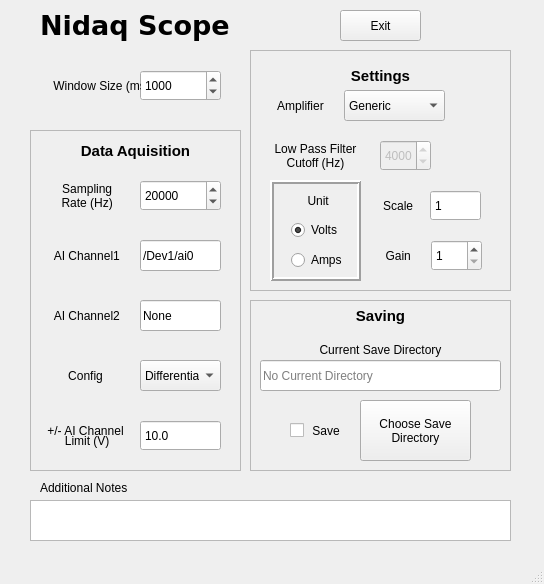
<?xml version="1.0" encoding="UTF-8"?>
<ui version="4.0">
 <class>MainWindow</class>
 <widget class="QMainWindow" name="MainWindow">
  <property name="enabled">
   <bool>true</bool>
  </property>
  <property name="geometry">
   <rect>
    <x>0</x>
    <y>0</y>
    <width>544</width>
    <height>584</height>
   </rect>
  </property>
  <property name="maximumSize">
   <size>
    <width>544</width>
    <height>587</height>
   </size>
  </property>
  <property name="windowTitle">
   <string>MainWindow</string>
  </property>
  <property name="layoutDirection">
   <enum>Qt::LeftToRight</enum>
  </property>
  <widget class="QWidget" name="centralwidget">
   <widget class="QSpinBox" name="rate_spinner">
    <property name="geometry">
     <rect>
      <x>140</x>
      <y>180</y>
      <width>81</width>
      <height>31</height>
     </rect>
    </property>
    <property name="toolTip">
     <string>Frequency of data aquisition</string>
    </property>
    <property name="minimum">
     <number>500</number>
    </property>
    <property name="maximum">
     <number>1000000</number>
    </property>
    <property name="singleStep">
     <number>1000</number>
    </property>
    <property name="value">
     <number>20000</number>
    </property>
   </widget>
   <widget class="QLabel" name="label">
    <property name="geometry">
     <rect>
      <x>30</x>
      <y>180</y>
      <width>111</width>
      <height>31</height>
     </rect>
    </property>
    <property name="toolTip">
     <string>Frequency of data aquisition</string>
    </property>
    <property name="text">
     <string> Sampling 
 Rate (Hz)</string>
    </property>
    <property name="alignment">
     <set>Qt::AlignCenter</set>
    </property>
   </widget>
   <widget class="QSpinBox" name="window_size_spinner">
    <property name="geometry">
     <rect>
      <x>140</x>
      <y>70</y>
      <width>81</width>
      <height>31</height>
     </rect>
    </property>
    <property name="toolTip">
     <string>Size of scanning oscilloscope</string>
    </property>
    <property name="alignment">
     <set>Qt::AlignLeading|Qt::AlignLeft|Qt::AlignVCenter</set>
    </property>
    <property name="specialValueText">
     <string/>
    </property>
    <property name="suffix">
     <string/>
    </property>
    <property name="minimum">
     <number>100</number>
    </property>
    <property name="maximum">
     <number>10000000</number>
    </property>
    <property name="singleStep">
     <number>100</number>
    </property>
    <property name="value">
     <number>1000</number>
    </property>
   </widget>
   <widget class="QLabel" name="label_2">
    <property name="geometry">
     <rect>
      <x>50</x>
      <y>70</y>
      <width>91</width>
      <height>31</height>
     </rect>
    </property>
    <property name="toolTip">
     <string>Size of scanning oscilloscope</string>
    </property>
    <property name="text">
     <string> Window Size (ms)</string>
    </property>
   </widget>
   <widget class="QLabel" name="label_3">
    <property name="geometry">
     <rect>
      <x>30</x>
      <y>240</y>
      <width>111</width>
      <height>31</height>
     </rect>
    </property>
    <property name="toolTip">
     <string>First analog input channel</string>
    </property>
    <property name="text">
     <string> AI Channel1</string>
    </property>
    <property name="alignment">
     <set>Qt::AlignCenter</set>
    </property>
   </widget>
   <widget class="QLabel" name="label_4">
    <property name="geometry">
     <rect>
      <x>260</x>
      <y>340</y>
      <width>241</width>
      <height>20</height>
     </rect>
    </property>
    <property name="layoutDirection">
     <enum>Qt::LeftToRight</enum>
    </property>
    <property name="text">
     <string>Current Save Directory</string>
    </property>
    <property name="textFormat">
     <enum>Qt::AutoText</enum>
    </property>
    <property name="alignment">
     <set>Qt::AlignCenter</set>
    </property>
   </widget>
   <widget class="QComboBox" name="config_combo">
    <property name="geometry">
     <rect>
      <x>140</x>
      <y>360</y>
      <width>81</width>
      <height>31</height>
     </rect>
    </property>
    <item>
     <property name="text">
      <string>Differential</string>
     </property>
    </item>
    <item>
     <property name="text">
      <string>NRSE</string>
     </property>
    </item>
    <item>
     <property name="text">
      <string>RSE</string>
     </property>
    </item>
   </widget>
   <widget class="QLabel" name="label_5">
    <property name="geometry">
     <rect>
      <x>30</x>
      <y>360</y>
      <width>111</width>
      <height>31</height>
     </rect>
    </property>
    <property name="text">
     <string>Config</string>
    </property>
    <property name="alignment">
     <set>Qt::AlignCenter</set>
    </property>
   </widget>
   <widget class="QFrame" name="frame">
    <property name="geometry">
     <rect>
      <x>270</x>
      <y>180</y>
      <width>91</width>
      <height>101</height>
     </rect>
    </property>
    <property name="autoFillBackground">
     <bool>true</bool>
    </property>
    <property name="frameShape">
     <enum>QFrame::Box</enum>
    </property>
    <property name="frameShadow">
     <enum>QFrame::Raised</enum>
    </property>
    <property name="lineWidth">
     <number>2</number>
    </property>
    <property name="midLineWidth">
     <number>0</number>
    </property>
    <widget class="QLabel" name="label_6">
     <property name="geometry">
      <rect>
       <x>6</x>
       <y>10</y>
       <width>81</width>
       <height>21</height>
      </rect>
     </property>
     <property name="text">
      <string> Unit</string>
     </property>
     <property name="alignment">
      <set>Qt::AlignCenter</set>
     </property>
    </widget>
    <widget class="QRadioButton" name="amps_radio">
     <property name="geometry">
      <rect>
       <x>21</x>
       <y>70</y>
       <width>61</width>
       <height>20</height>
      </rect>
     </property>
     <property name="text">
      <string>Amps</string>
     </property>
     <property name="checked">
      <bool>false</bool>
     </property>
     <property name="autoExclusive">
      <bool>true</bool>
     </property>
    </widget>
    <widget class="QRadioButton" name="volts_radio">
     <property name="geometry">
      <rect>
       <x>21</x>
       <y>40</y>
       <width>61</width>
       <height>20</height>
      </rect>
     </property>
     <property name="layoutDirection">
      <enum>Qt::LeftToRight</enum>
     </property>
     <property name="text">
      <string>Volts</string>
     </property>
     <property name="checked">
      <bool>true</bool>
     </property>
    </widget>
   </widget>
   <widget class="QLabel" name="label_8">
    <property name="geometry">
     <rect>
      <x>30</x>
      <y>420</y>
      <width>111</width>
      <height>21</height>
     </rect>
    </property>
    <property name="text">
     <string>+/- AI Channel</string>
    </property>
    <property name="alignment">
     <set>Qt::AlignCenter</set>
    </property>
   </widget>
   <widget class="QSpinBox" name="gain_spinner">
    <property name="geometry">
     <rect>
      <x>431</x>
      <y>240</y>
      <width>51</width>
      <height>31</height>
     </rect>
    </property>
    <property name="buttonSymbols">
     <enum>QAbstractSpinBox::UpDownArrows</enum>
    </property>
    <property name="minimum">
     <number>1</number>
    </property>
    <property name="maximum">
     <number>1000000</number>
    </property>
    <property name="value">
     <number>1</number>
    </property>
   </widget>
   <widget class="QTextEdit" name="notes_box">
    <property name="geometry">
     <rect>
      <x>30</x>
      <y>500</y>
      <width>481</width>
      <height>41</height>
     </rect>
    </property>
    <property name="placeholderText" stdset="0">
     <string/>
    </property>
   </widget>
   <widget class="QLabel" name="label_9">
    <property name="geometry">
     <rect>
      <x>366</x>
      <y>190</y>
      <width>61</width>
      <height>31</height>
     </rect>
    </property>
    <property name="text">
     <string> Scale</string>
    </property>
    <property name="textFormat">
     <enum>Qt::AutoText</enum>
    </property>
    <property name="alignment">
     <set>Qt::AlignCenter</set>
    </property>
   </widget>
   <widget class="QLabel" name="label_10">
    <property name="geometry">
     <rect>
      <x>366</x>
      <y>240</y>
      <width>61</width>
      <height>31</height>
     </rect>
    </property>
    <property name="text">
     <string> Gain</string>
    </property>
    <property name="alignment">
     <set>Qt::AlignCenter</set>
    </property>
   </widget>
   <widget class="QLabel" name="label_11">
    <property name="geometry">
     <rect>
      <x>40</x>
      <y>480</y>
      <width>101</width>
      <height>16</height>
     </rect>
    </property>
    <property name="text">
     <string>Additional Notes</string>
    </property>
   </widget>
   <widget class="QComboBox" name="amplifier_box">
    <property name="geometry">
     <rect>
      <x>344</x>
      <y>90</y>
      <width>101</width>
      <height>31</height>
     </rect>
    </property>
    <item>
     <property name="text">
      <string>Generic</string>
     </property>
    </item>
    <item>
     <property name="text">
      <string>MultiClamp700</string>
     </property>
    </item>
    <item>
     <property name="text">
      <string>Axopatch200</string>
     </property>
    </item>
   </widget>
   <widget class="QLabel" name="label_7">
    <property name="geometry">
     <rect>
      <x>40</x>
      <y>10</y>
      <width>371</width>
      <height>31</height>
     </rect>
    </property>
    <property name="font">
     <font>
      <family>Verdana</family>
      <pointsize>20</pointsize>
      <weight>75</weight>
      <bold>true</bold>
     </font>
    </property>
    <property name="text">
     <string>Nidaq Scope</string>
    </property>
   </widget>
   <widget class="QLabel" name="label_13">
    <property name="geometry">
     <rect>
      <x>260</x>
      <y>90</y>
      <width>81</width>
      <height>31</height>
     </rect>
    </property>
    <property name="text">
     <string>Amplifier</string>
    </property>
    <property name="alignment">
     <set>Qt::AlignCenter</set>
    </property>
   </widget>
   <widget class="QSpinBox" name="fc_box">
    <property name="enabled">
     <bool>false</bool>
    </property>
    <property name="geometry">
     <rect>
      <x>380</x>
      <y>140</y>
      <width>51</width>
      <height>31</height>
     </rect>
    </property>
    <property name="toolTip">
     <string>Low frequency cuttoff point</string>
    </property>
    <property name="maximum">
     <number>100000</number>
    </property>
    <property name="singleStep">
     <number>1000</number>
    </property>
    <property name="value">
     <number>4000</number>
    </property>
   </widget>
   <widget class="QLabel" name="label_14">
    <property name="enabled">
     <bool>true</bool>
    </property>
    <property name="geometry">
     <rect>
      <x>250</x>
      <y>140</y>
      <width>131</width>
      <height>31</height>
     </rect>
    </property>
    <property name="toolTip">
     <string>Low frequency cuttoff point</string>
    </property>
    <property name="text">
     <string>Low Pass Filter 
Cutoff (Hz)</string>
    </property>
    <property name="alignment">
     <set>Qt::AlignCenter</set>
    </property>
   </widget>
   <widget class="QLineEdit" name="current_directory">
    <property name="geometry">
     <rect>
      <x>260</x>
      <y>360</y>
      <width>241</width>
      <height>31</height>
     </rect>
    </property>
    <property name="readOnly">
     <bool>true</bool>
    </property>
    <property name="placeholderText">
     <string>No Current Directory</string>
    </property>
   </widget>
   <widget class="QLineEdit" name="ai_channel_box">
    <property name="geometry">
     <rect>
      <x>140</x>
      <y>240</y>
      <width>81</width>
      <height>31</height>
     </rect>
    </property>
    <property name="toolTip">
     <string>First analog input channel</string>
    </property>
    <property name="text">
     <string>/Dev1/ai0</string>
    </property>
   </widget>
   <widget class="QFrame" name="frame_3">
    <property name="geometry">
     <rect>
      <x>250</x>
      <y>50</y>
      <width>261</width>
      <height>241</height>
     </rect>
    </property>
    <property name="frameShape">
     <enum>QFrame::StyledPanel</enum>
    </property>
    <property name="frameShadow">
     <enum>QFrame::Sunken</enum>
    </property>
    <widget class="QLabel" name="label_19">
     <property name="geometry">
      <rect>
       <x>0</x>
       <y>10</y>
       <width>261</width>
       <height>31</height>
      </rect>
     </property>
     <property name="font">
      <font>
       <pointsize>11</pointsize>
       <weight>75</weight>
       <bold>true</bold>
      </font>
     </property>
     <property name="text">
      <string>Settings</string>
     </property>
     <property name="alignment">
      <set>Qt::AlignCenter</set>
     </property>
    </widget>
   </widget>
   <widget class="QFrame" name="frame_4">
    <property name="geometry">
     <rect>
      <x>250</x>
      <y>300</y>
      <width>261</width>
      <height>171</height>
     </rect>
    </property>
    <property name="frameShape">
     <enum>QFrame::StyledPanel</enum>
    </property>
    <property name="frameShadow">
     <enum>QFrame::Sunken</enum>
    </property>
    <widget class="QCheckBox" name="save_check">
     <property name="geometry">
      <rect>
       <x>40</x>
       <y>120</y>
       <width>81</width>
       <height>21</height>
      </rect>
     </property>
     <property name="toolTip">
      <string>Tick to enable saving</string>
     </property>
     <property name="text">
      <string> Save</string>
     </property>
     <property name="iconSize">
      <size>
       <width>32</width>
       <height>32</height>
      </size>
     </property>
    </widget>
    <widget class="QPushButton" name="directory_button">
     <property name="geometry">
      <rect>
       <x>110</x>
       <y>100</y>
       <width>111</width>
       <height>61</height>
      </rect>
     </property>
     <property name="toolTip">
      <string/>
     </property>
     <property name="text">
      <string>Choose Save 
Directory</string>
     </property>
    </widget>
    <widget class="QLabel" name="label_12">
     <property name="geometry">
      <rect>
       <x>0</x>
       <y>0</y>
       <width>261</width>
       <height>31</height>
      </rect>
     </property>
     <property name="font">
      <font>
       <pointsize>11</pointsize>
       <weight>75</weight>
       <bold>true</bold>
      </font>
     </property>
     <property name="text">
      <string>Saving</string>
     </property>
     <property name="alignment">
      <set>Qt::AlignCenter</set>
     </property>
    </widget>
   </widget>
   <widget class="QFrame" name="frame_5">
    <property name="geometry">
     <rect>
      <x>30</x>
      <y>130</y>
      <width>211</width>
      <height>341</height>
     </rect>
    </property>
    <property name="frameShape">
     <enum>QFrame::StyledPanel</enum>
    </property>
    <property name="frameShadow">
     <enum>QFrame::Sunken</enum>
    </property>
    <widget class="QLabel" name="label_16">
     <property name="geometry">
      <rect>
       <x>0</x>
       <y>300</y>
       <width>111</width>
       <height>21</height>
      </rect>
     </property>
     <property name="text">
      <string> Limit (V)</string>
     </property>
     <property name="alignment">
      <set>Qt::AlignCenter</set>
     </property>
    </widget>
    <widget class="QDoubleSpinBox" name="ai_limit_box">
     <property name="geometry">
      <rect>
       <x>110</x>
       <y>290</y>
       <width>81</width>
       <height>31</height>
      </rect>
     </property>
     <property name="buttonSymbols">
      <enum>QAbstractSpinBox::NoButtons</enum>
     </property>
     <property name="decimals">
      <number>1</number>
     </property>
     <property name="minimum">
      <double>0.100000000000000</double>
     </property>
     <property name="maximum">
      <double>10.000000000000000</double>
     </property>
     <property name="value">
      <double>10.000000000000000</double>
     </property>
    </widget>
    <widget class="QLabel" name="label_18">
     <property name="geometry">
      <rect>
       <x>0</x>
       <y>10</y>
       <width>211</width>
       <height>21</height>
      </rect>
     </property>
     <property name="font">
      <font>
       <pointsize>11</pointsize>
       <weight>75</weight>
       <bold>true</bold>
      </font>
     </property>
     <property name="text">
      <string>Data Aquisition</string>
     </property>
     <property name="alignment">
      <set>Qt::AlignCenter</set>
     </property>
    </widget>
    <widget class="QLabel" name="label_15">
     <property name="geometry">
      <rect>
       <x>0</x>
       <y>170</y>
       <width>111</width>
       <height>31</height>
      </rect>
     </property>
     <property name="toolTip">
      <string>Second analog input channel.
 Only use if reading from two channels</string>
     </property>
     <property name="text">
      <string> AI Channel2</string>
     </property>
     <property name="alignment">
      <set>Qt::AlignCenter</set>
     </property>
    </widget>
    <widget class="QLineEdit" name="ai_channel2_box">
     <property name="geometry">
      <rect>
       <x>110</x>
       <y>170</y>
       <width>81</width>
       <height>31</height>
      </rect>
     </property>
     <property name="toolTip">
      <string>Second analog input channel.
 Only use if reading from two channels</string>
     </property>
     <property name="text">
      <string>None</string>
     </property>
    </widget>
   </widget>
   <widget class="QSpinBox" name="scale_box">
    <property name="geometry">
     <rect>
      <x>430</x>
      <y>190</y>
      <width>51</width>
      <height>31</height>
     </rect>
    </property>
    <property name="buttonSymbols">
     <enum>QAbstractSpinBox::NoButtons</enum>
    </property>
    <property name="minimum">
     <number>1</number>
    </property>
    <property name="maximum">
     <number>1000000</number>
    </property>
    <property name="value">
     <number>1</number>
    </property>
   </widget>
   <widget class="QPushButton" name="excecute_button">
    <property name="geometry">
     <rect>
      <x>340</x>
      <y>10</y>
      <width>81</width>
      <height>31</height>
     </rect>
    </property>
    <property name="text">
     <string>Exit</string>
    </property>
   </widget>
   <zorder>frame_4</zorder>
   <zorder>frame_5</zorder>
   <zorder>frame_3</zorder>
   <zorder>rate_spinner</zorder>
   <zorder>label</zorder>
   <zorder>window_size_spinner</zorder>
   <zorder>label_2</zorder>
   <zorder>label_3</zorder>
   <zorder>label_4</zorder>
   <zorder>config_combo</zorder>
   <zorder>label_5</zorder>
   <zorder>frame</zorder>
   <zorder>label_8</zorder>
   <zorder>gain_spinner</zorder>
   <zorder>notes_box</zorder>
   <zorder>label_9</zorder>
   <zorder>label_10</zorder>
   <zorder>label_11</zorder>
   <zorder>amplifier_box</zorder>
   <zorder>label_7</zorder>
   <zorder>label_13</zorder>
   <zorder>fc_box</zorder>
   <zorder>label_14</zorder>
   <zorder>current_directory</zorder>
   <zorder>ai_channel_box</zorder>
   <zorder>scale_box</zorder>
   <zorder>excecute_button</zorder>
  </widget>
  <widget class="QMenuBar" name="menubar">
   <property name="geometry">
    <rect>
     <x>0</x>
     <y>0</y>
     <width>544</width>
     <height>21</height>
    </rect>
   </property>
  </widget>
  <widget class="QStatusBar" name="statusbar"/>
 </widget>
 <resources/>
 <connections/>
</ui>
